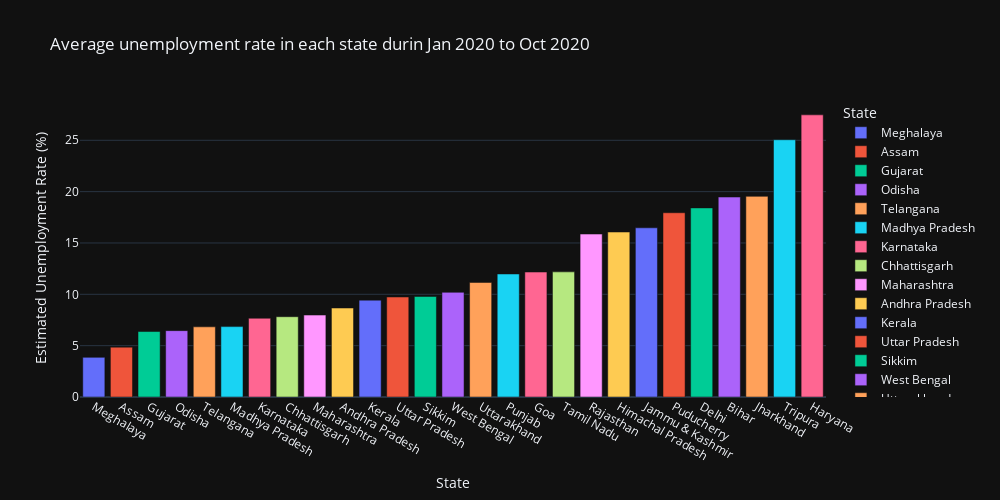

Here is the notebook cell this chart was saved with:
### Code cell
EUR_S = mydata[['Estimated Unemployment Rate (%)','State']]
unemployed_rate = EUR_S.groupby('State').mean().reset_index()

#sorting in ascending order
unemployed_rate = unemployed_rate.sort_values('Estimated Unemployment Rate (%)')
#unemployed_rate

fig = px.bar(unemployed_rate, x='State',y='Estimated Unemployment Rate (%)',color = 'State',title = 'Average unemployment rate in each state durin Jan 2020 to Oct 2020',width=1000, height=500,template='plotly_dark')
fig.show()

### Figure 1 — Plotly figure (JSON) as saved in the notebook; plotly's stock layout.template omitted (floating-point values rounded to 4 significant figures)
{"data": [{"alignmentgroup": "True", "hovertemplate": "State=%{x}<br>Estimated Unemployment Rate (%)=%{y}<extra></extra>", "legendgroup": "Meghalaya", "marker": {"color": "#636efa", "pattern": {"shape": ""}}, "name": "Meghalaya", "offsetgroup": "Meghalaya", "orientation": "v", "showlegend": true, "textposition": "auto", "type": "bar", "x": ["Meghalaya"], "xaxis": "x", "y": [3.866], "yaxis": "y"}, {"alignmentgroup": "True", "hovertemplate": "State=%{x}<br>Estimated Unemployment Rate (%)=%{y}<extra></extra>", "legendgroup": "Assam", "marker": {"color": "#EF553B", "pattern": {"shape": ""}}, "name": "Assam", "offsetgroup": "Assam", "orientation": "v", "showlegend": true, "textposition": "auto", "type": "bar", "x": ["Assam"], "xaxis": "x", "y": [4.856], "yaxis": "y"}, {"alignmentgroup": "True", "hovertemplate": "State=%{x}<br>Estimated Unemployment Rate (%)=%{y}<extra></extra>", "legendgroup": "Gujarat", "marker": {"color": "#00cc96", "pattern": {"shape": ""}}, "name": "Gujarat", "offsetgroup": "Gujarat", "orientation": "v", "showlegend": true, "textposition": "auto", "type": "bar", "x": ["Gujarat"], "xaxis": "x", "y": [6.376], "yaxis": "y"}, {"alignmentgroup": "True", "hovertemplate": "State=%{x}<br>Estimated Unemployment Rate (%)=%{y}<extra></extra>", "legendgroup": "Odisha", "marker": {"color": "#ab63fa", "pattern": {"shape": ""}}, "name": "Odisha", "offsetgroup": "Odisha", "orientation": "v", "showlegend": true, "textposition": "auto", "type": "bar", "x": ["Odisha"], "xaxis": "x", "y": [6.462], "yaxis": "y"}, {"alignmentgroup": "True", "hovertemplate": "State=%{x}<br>Estimated Unemployment Rate (%)=%{y}<extra></extra>", "legendgroup": "Telangana", "marker": {"color": "#FFA15A", "pattern": {"shape": ""}}, "name": "Telangana", "offsetgroup": "Telangana", "orientation": "v", "showlegend": true, "textposition": "auto", "type": "bar", "x": ["Telangana"], "xaxis": "x", "y": [6.833], "yaxis": "y"}, {"alignmentgroup": "True", "hovertemplate": "State=%{x}<br>Estimated Unemployment Rate (%)=%{y}<extra></extra>", "legendgroup": "Madhya Pradesh", "marker": {"color": "#19d3f3", "pattern": {"shape": ""}}, "name": "Madhya Pradesh", "offsetgroup": "Madhya Pradesh", "orientation": "v", "showlegend": true, "textposition": "auto", "type": "bar", "x": ["Madhya Pradesh"], "xaxis": "x", "y": [6.854], "yaxis": "y"}, {"alignmentgroup": "True", "hovertemplate": "State=%{x}<br>Estimated Unemployment Rate (%)=%{y}<extra></extra>", "legendgroup": "Karnataka", "marker": {"color": "#FF6692", "pattern": {"shape": ""}}, "name": "Karnataka", "offsetgroup": "Karnataka", "orientation": "v", "showlegend": true, "textposition": "auto", "type": "bar", "x": ["Karnataka"], "xaxis": "x", "y": [7.668], "yaxis": "y"}, {"alignmentgroup": "True", "hovertemplate": "State=%{x}<br>Estimated Unemployment Rate (%)=%{y}<extra></extra>", "legendgroup": "Chhattisgarh", "marker": {"color": "#B6E880", "pattern": {"shape": ""}}, "name": "Chhattisgarh", "offsetgroup": "Chhattisgarh", "orientation": "v", "showlegend": true, "textposition": "auto", "type": "bar", "x": ["Chhattisgarh"], "xaxis": "x", "y": [7.819], "yaxis": "y"}, {"alignmentgroup": "True", "hovertemplate": "State=%{x}<br>Estimated Unemployment Rate (%)=%{y}<extra></extra>", "legendgroup": "Maharashtra", "marker": {"color": "#FF97FF", "pattern": {"shape": ""}}, "name": "Maharashtra", "offsetgroup": "Maharashtra", "orientation": "v", "showlegend": true, "textposition": "auto", "type": "bar", "x": ["Maharashtra"], "xaxis": "x", "y": [7.979], "yaxis": "y"}, {"alignmentgroup": "True", "hovertemplate": "State=%{x}<br>Estimated Unemployment Rate (%)=%{y}<extra></extra>", "legendgroup": "Andhra Pradesh", "marker": {"color": "#FECB52", "pattern": {"shape": ""}}, "name": "Andhra Pradesh", "offsetgroup": "Andhra Pradesh", "orientation": "v", "showlegend": true, "textposition": "auto", "type": "bar", "x": ["Andhra Pradesh"], "xaxis": "x", "y": [8.664], "yaxis": "y"}, {"alignmentgroup": "True", "hovertemplate": "State=%{x}<br>Estimated Unemployment Rate (%)=%{y}<extra></extra>", "legendgroup": "Kerala", "marker": {"color": "#636efa", "pattern": {"shape": ""}}, "name": "Kerala", "offsetgroup": "Kerala", "orientation": "v", "showlegend": true, "textposition": "auto", "type": "bar", "x": ["Kerala"], "xaxis": "x", "y": [9.434], "yaxis": "y"}, {"alignmentgroup": "True", "hovertemplate": "State=%{x}<br>Estimated Unemployment Rate (%)=%{y}<extra></extra>", "legendgroup": "Uttar Pradesh", "marker": {"color": "#EF553B", "pattern": {"shape": ""}}, "name": "Uttar Pradesh", "offsetgroup": "Uttar Pradesh", "orientation": "v", "showlegend": true, "textposition": "auto", "type": "bar", "x": ["Uttar Pradesh"], "xaxis": "x", "y": [9.737], "yaxis": "y"}, {"alignmentgroup": "True", "hovertemplate": "State=%{x}<br>Estimated Unemployment Rate (%)=%{y}<extra></extra>", "legendgroup": "Sikkim", "marker": {"color": "#00cc96", "pattern": {"shape": ""}}, "name": "Sikkim", "offsetgroup": "Sikkim", "orientation": "v", "showlegend": true, "textposition": "auto", "type": "bar", "x": ["Sikkim"], "xaxis": "x", "y": [9.793], "yaxis": "y"}, {"alignmentgroup": "True", "hovertemplate": "State=%{x}<br>Estimated Unemployment Rate (%)=%{y}<extra></extra>", "legendgroup": "West Bengal", "marker": {"color": "#ab63fa", "pattern": {"shape": ""}}, "name": "West Bengal", "offsetgroup": "West Bengal", "orientation": "v", "showlegend": true, "textposition": "auto", "type": "bar", "x": ["West Bengal"], "xaxis": "x", "y": [10.19], "yaxis": "y"}, {"alignmentgroup": "True", "hovertemplate": "State=%{x}<br>Estimated Unemployment Rate (%)=%{y}<extra></extra>", "legendgroup": "Uttarakhand", "marker": {"color": "#FFA15A", "pattern": {"shape": ""}}, "name": "Uttarakhand", "offsetgroup": "Uttarakhand", "orientation": "v", "showlegend": true, "textposition": "auto", "type": "bar", "x": ["Uttarakhand"], "xaxis": "x", "y": [11.16], "yaxis": "y"}, {"alignmentgroup": "True", "hovertemplate": "State=%{x}<br>Estimated Unemployment Rate (%)=%{y}<extra></extra>", "legendgroup": "Punjab", "marker": {"color": "#19d3f3", "pattern": {"shape": ""}}, "name": "Punjab", "offsetgroup": "Punjab", "orientation": "v", "showlegend": true, "textposition": "auto", "type": "bar", "x": ["Punjab"], "xaxis": "x", "y": [11.98], "yaxis": "y"}, {"alignmentgroup": "True", "hovertemplate": "State=%{x}<br>Estimated Unemployment Rate (%)=%{y}<extra></extra>", "legendgroup": "Goa", "marker": {"color": "#FF6692", "pattern": {"shape": ""}}, "name": "Goa", "offsetgroup": "Goa", "orientation": "v", "showlegend": true, "textposition": "auto", "type": "bar", "x": ["Goa"], "xaxis": "x", "y": [12.17], "yaxis": "y"}, {"alignmentgroup": "True", "hovertemplate": "State=%{x}<br>Estimated Unemployment Rate (%)=%{y}<extra></extra>", "legendgroup": "Tamil Nadu", "marker": {"color": "#B6E880", "pattern": {"shape": ""}}, "name": "Tamil Nadu", "offsetgroup": "Tamil Nadu", "orientation": "v", "showlegend": true, "textposition": "auto", "type": "bar", "x": ["Tamil Nadu"], "xaxis": "x", "y": [12.19], "yaxis": "y"}, {"alignmentgroup": "True", "hovertemplate": "State=%{x}<br>Estimated Unemployment Rate (%)=%{y}<extra></extra>", "legendgroup": "Rajasthan", "marker": {"color": "#FF97FF", "pattern": {"shape": ""}}, "name": "Rajasthan", "offsetgroup": "Rajasthan", "orientation": "v", "showlegend": true, "textposition": "auto", "type": "bar", "x": ["Rajasthan"], "xaxis": "x", "y": [15.87], "yaxis": "y"}, {"alignmentgroup": "True", "hovertemplate": "State=%{x}<br>Estimated Unemployment Rate (%)=%{y}<extra></extra>", "legendgroup": "Himachal Pradesh", "marker": {"color": "#FECB52", "pattern": {"shape": ""}}, "name": "Himachal Pradesh", "offsetgroup": "Himachal Pradesh", "orientation": "v", "showlegend": true, "textposition": "auto", "type": "bar", "x": ["Himachal Pradesh"], "xaxis": "x", "y": [16.07], "yaxis": "y"}, {"alignmentgroup": "True", "hovertemplate": "State=%{x}<br>Estimated Unemployment Rate (%)=%{y}<extra></extra>", "legendgroup": "Jammu & Kashmir", "marker": {"color": "#636efa", "pattern": {"shape": ""}}, "name": "Jammu & Kashmir", "offsetgroup": "Jammu & Kashmir", "orientation": "v", "showlegend": true, "textposition": "auto", "type": "bar", "x": ["Jammu & Kashmir"], "xaxis": "x", "y": [16.48], "yaxis": "y"}, {"alignmentgroup": "True", "hovertemplate": "State=%{x}<br>Estimated Unemployment Rate (%)=%{y}<extra></extra>", "legendgroup": "Puducherry", "marker": {"color": "#EF553B", "pattern": {"shape": ""}}, "name": "Puducherry", "offsetgroup": "Puducherry", "orientation": "v", "showlegend": true, "textposition": "auto", "type": "bar", "x": ["Puducherry"], "xaxis": "x", "y": [17.94], "yaxis": "y"}, {"alignmentgroup": "True", "hovertemplate": "State=%{x}<br>Estimated Unemployment Rate (%)=%{y}<extra></extra>", "legendgroup": "Delhi", "marker": {"color": "#00cc96", "pattern": {"shape": ""}}, "name": "Delhi", "offsetgroup": "Delhi", "orientation": "v", "showlegend": true, "textposition": "auto", "type": "bar", "x": ["Delhi"], "xaxis": "x", "y": [18.41], "yaxis": "y"}, {"alignmentgroup": "True", "hovertemplate": "State=%{x}<br>Estimated Unemployment Rate (%)=%{y}<extra></extra>", "legendgroup": "Bihar", "marker": {"color": "#ab63fa", "pattern": {"shape": ""}}, "name": "Bihar", "offsetgroup": "Bihar", "orientation": "v", "showlegend": true, "textposition": "auto", "type": "bar", "x": ["Bihar"], "xaxis": "x", "y": [19.47], "yaxis": "y"}, {"alignmentgroup": "True", "hovertemplate": "State=%{x}<br>Estimated Unemployment Rate (%)=%{y}<extra></extra>", "legendgroup": "Jharkhand", "marker": {"color": "#FFA15A", "pattern": {"shape": ""}}, "name": "Jharkhand", "offsetgroup": "Jharkhand", "orientation": "v", "showlegend": true, "textposition": "auto", "type": "bar", "x": ["Jharkhand"], "xaxis": "x", "y": [19.54], "yaxis": "y"}, {"alignmentgroup": "True", "hovertemplate": "State=%{x}<br>Estimated Unemployment Rate (%)=%{y}<extra></extra>", "legendgroup": "Tripura", "marker": {"color": "#19d3f3", "pattern": {"shape": ""}}, "name": "Tripura", "offsetgroup": "Tripura", "orientation": "v", "showlegend": true, "textposition": "auto", "type": "bar", "x": ["Tripura"], "xaxis": "x", "y": [25.05], "yaxis": "y"}, {"alignmentgroup": "True", "hovertemplate": "State=%{x}<br>Estimated Unemployment Rate (%)=%{y}<extra></extra>", "legendgroup": "Haryana", "marker": {"color": "#FF6692", "pattern": {"shape": ""}}, "name": "Haryana", "offsetgroup": "Haryana", "orientation": "v", "showlegend": true, "textposition": "auto", "type": "bar", "x": ["Haryana"], "xaxis": "x", "y": [27.48], "yaxis": "y"}], "layout": {"barmode": "relative", "height": 500, "legend": {"title": {"text": "State"}, "tracegroupgap": 0}, "title": {"text": "Average unemployment rate in each state durin Jan 2020 to Oct 2020"}, "width": 1000, "xaxis": {"anchor": "y", "autorange": true, "categoryarray": ["Meghalaya", "Assam", "Gujarat", "Odisha", "Telangana", "Madhya Pradesh", "Karnataka", "Chhattisgarh", "Maharashtra", "Andhra Pradesh", "Kerala", "Uttar Pradesh", "Sikkim", "West Bengal", "Uttarakhand", "Punjab", "Goa", "Tamil Nadu", "Rajasthan", "Himachal Pradesh", "Jammu & Kashmir", "Puducherry", "Delhi", "Bihar", "Jharkhand", "Tripura", "Haryana"], "categoryorder": "array", "domain": [0, 1], "range": [-0.5, 26.5], "title": {"text": "State"}, "type": "category"}, "yaxis": {"anchor": "x", "autorange": true, "domain": [0, 1], "range": [0, 28.92], "title": {"text": "Estimated Unemployment Rate (%)"}, "type": "linear"}}}
